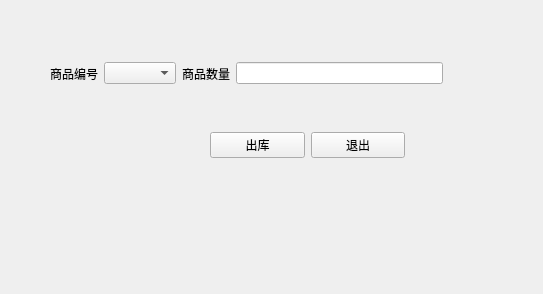
<?xml version="1.0" encoding="UTF-8"?>
<ui version="4.0">
 <class>DeliveHouse</class>
 <widget class="QWidget" name="DeliveHouse">
  <property name="geometry">
   <rect>
    <x>0</x>
    <y>0</y>
    <width>543</width>
    <height>294</height>
   </rect>
  </property>
  <property name="windowTitle">
   <string>Form</string>
  </property>
  <widget class="QWidget" name="">
   <property name="geometry">
    <rect>
     <x>50</x>
     <y>60</y>
     <width>393</width>
     <height>27</height>
    </rect>
   </property>
   <layout class="QHBoxLayout" name="horizontalLayout">
    <item>
     <widget class="QLabel" name="label">
      <property name="text">
       <string>商品编号</string>
      </property>
     </widget>
    </item>
    <item>
     <widget class="QComboBox" name="comboBox_id"/>
    </item>
    <item>
     <widget class="QLabel" name="label_2">
      <property name="text">
       <string>商品数量</string>
      </property>
     </widget>
    </item>
    <item>
     <widget class="QLineEdit" name="lineEdit_ammount"/>
    </item>
   </layout>
  </widget>
  <widget class="QWidget" name="">
   <property name="geometry">
    <rect>
     <x>210</x>
     <y>130</y>
     <width>195</width>
     <height>30</height>
    </rect>
   </property>
   <layout class="QHBoxLayout" name="horizontalLayout_2">
    <item>
     <widget class="QPushButton" name="pushButton_delive">
      <property name="text">
       <string>出库</string>
      </property>
     </widget>
    </item>
    <item>
     <widget class="QPushButton" name="pushButton_exit">
      <property name="text">
       <string>退出</string>
      </property>
     </widget>
    </item>
   </layout>
  </widget>
 </widget>
 <resources/>
 <connections/>
</ui>
